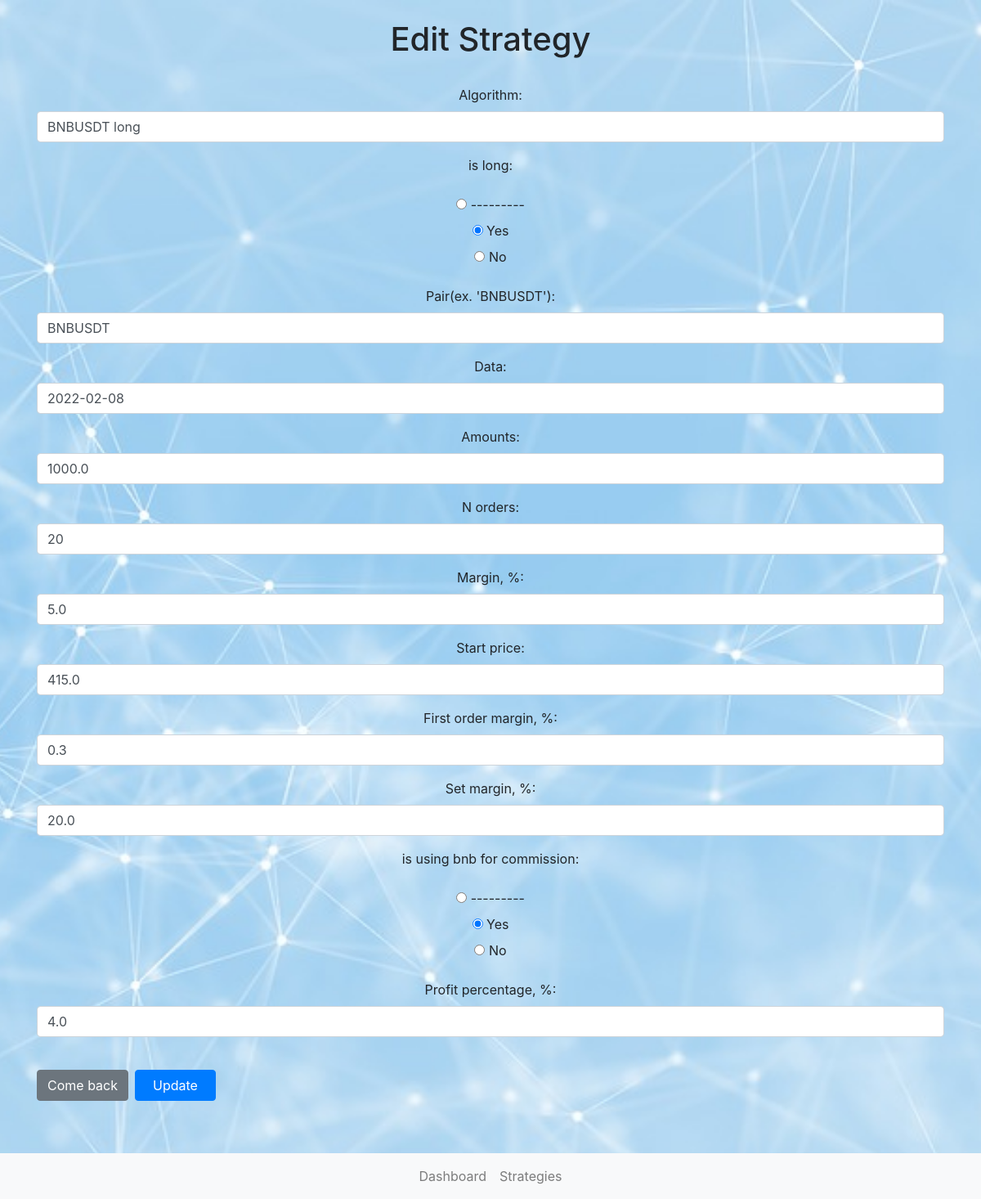
The page /strategies/edit_strategy/3 on the database its author committed.
### crypto/models.py (models this page shows, shortened)
class Strategy(models.Model):
    name = models.CharField(max_length=200, verbose_name='Name of Strategy', blank=True)
    long_strategy = models.BooleanField(choices=BOOL_CHOICES)
    pair = models.CharField(max_length=20, verbose_name='Pair', blank=True)
    date_strategy = models.DateField(verbose_name='Strategy Date', default=timezone.now)
    total_amount_of_coin = models.FloatField(verbose_name='Total amount of coin', blank=True)
    number_of_orders = models.IntegerField(verbose_name='Number of orders needed to make', blank=True)
    margin = models.FloatField(verbose_name='Orders margin', blank=True, default=0)
    start_price = models.FloatField(verbose_name='Start price of the coin', blank=True)
    first_margin = models.FloatField(verbose_name='Margin of the first order', blank=True)
    max_set_margin = models.FloatField(verbose_name='Total percentage of order set', blank=True)
    use_bnb = models.BooleanField(choices=BOOL_CHOICES)
    profit = models.FloatField(verbose_name='Profit percentage',  blank=True, default=0)

### crypto/views.py (the view)
# urls.py: path('strategies/edit_strategy/<strategy_id>', views.edit_strategy, name='edit-strategy'),
def edit_strategy(request, strategy_id):
    strategy = Strategy.objects.get(pk=strategy_id)
    form = StrategyForm(request.POST or None, instance=strategy)
    if form.is_valid():
        form.save()
        return redirect('show-strategy', strategy_id)
    return render(request, 'strategy/edit_strategy.html', {'strategy': strategy, 'form': form})

### templates/strategy/edit_strategy.html (shortened to what this page needs)
{% extends 'base.html' %}
{% block content %}
<div style="text-align: center;">
    <h1>
        Edit Strategy
    </h1>
    <br/>
       <form action="" method=POST>
          {{ form.as_p }}
           <br/>
            <div class="btn-toolbar" role="toolbar" aria-label="Toolbar with button groups">
              <div class="btn-group mr-2" role="group" aria-label="First group">
             <a href="{%  url 'strategies' %}" class="btn btn-secondary">Come back</a>
              </div>
              <div class="btn-group mr-2" role="group" aria-label="Second group">
               <input type="submit" value="  Update  " class="btn btn-primary">
              </div>
            </div>
         </form>
    </div>
{% endblock %}

### static/css/style.css (style rules this page uses)
.bg { background-position: center center; background-repeat: no-repeat; background-attachment: fixed; background-size: cover; background-color: honeydew; }

### rows shown on the page
Strategy: name "BNBUSDT long", long_strategy "☐ --------- ☑ Yes ☐ No", pair "BNBUSDT", date_strategy "2022-02-08", total_amount_of_coin "1000.0", number_of_orders "20", margin "5.0", start_price "415.0", first_margin "0.3", max_set_margin "20.0", use_bnb "☐ --------- ☑ Yes ☐ No", profit "4.0"
